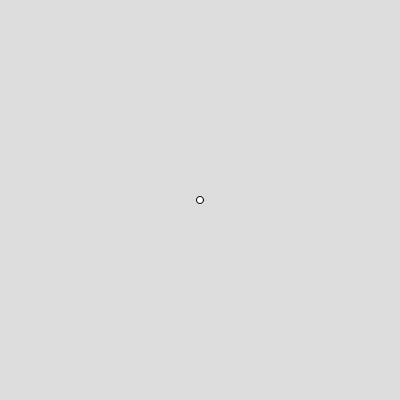
Frame 1 (no input)
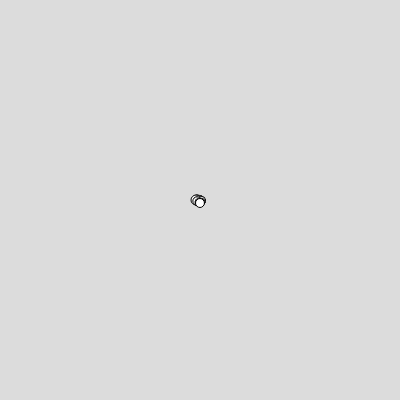
Frame 60 (no input)
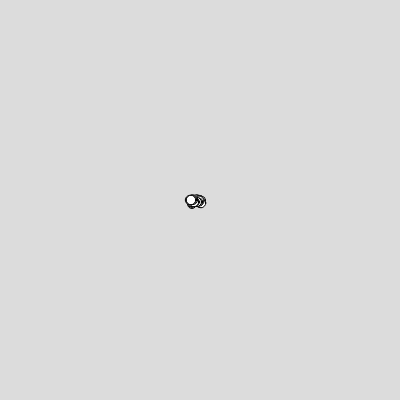
Frame 120 (the mouse pressed at the canvas centre since frame 60)

The p5.js sketch that drew these frames (run headless with seeded random() and noise() and a simulated clock; from frame 60 on, the mouse is pressed at the canvas centre):

// p5.js sketch
// ── sketch.js
let walker

function setup() {
  createCanvas(400, 400);
  background(220);
  walker = new Walker();
}

function draw() {
  walker.show()
  walker.step()
}

class Walker {
  constructor() {
    this.x = width / 2
    this.y = height / 2
  }

  show() {
    circle(this.x, this.y, random(10))
  }

  step() {
    const r = random(1);

    if(r < 0.25) {
      this.x ++
    } else if(r < 0.5) {
      this.x --
    } else if(r < 0.75) {
      this.y ++
    } else {
      this.y --
    }
  }
}
